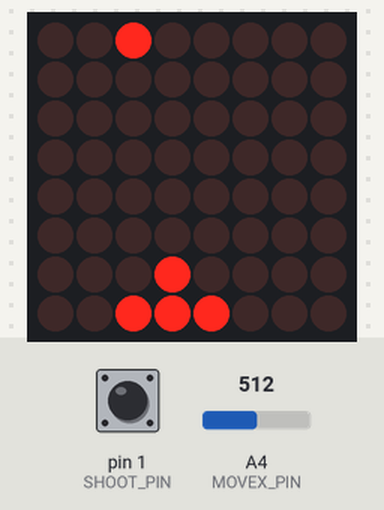
Bench run of a sketch on a simulated Arduino Uno, built with avr-gcc and run on an emulated ATmega328P. On the bench: 8×8 LED matrix. Wiring (inferred from the names in the program): LED matrix (orientation assumed): rows pin 10, pin 11, pin 12, pin 13, pin 14, pin 15, pin 16, pin 17; columns pin 2, pin 3, pin 4, pin 5, pin 6, pin 7, pin 8, pin 9. The test bench sets the inputs (shaded band); at power-on: pin 1 (SHOOT_PIN) HIGH, A4 (MOVEX_PIN) = 512.

Above: at 1.2 s.
1.3 s: pin 1 (SHOOT_PIN) pulled LOW for 3.2 s
At 3.1 s:
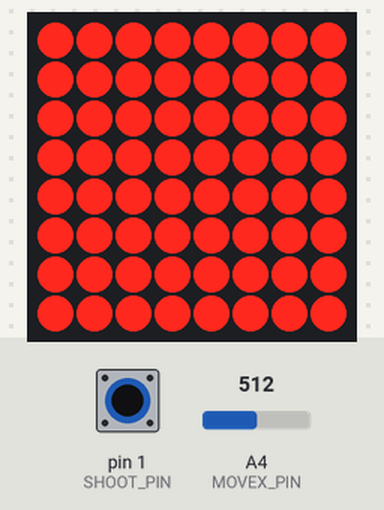
5.1 s: A4 (MOVEX_PIN) set to 633
8.1 s: A4 (MOVEX_PIN) set to 664
At 9.5 s:
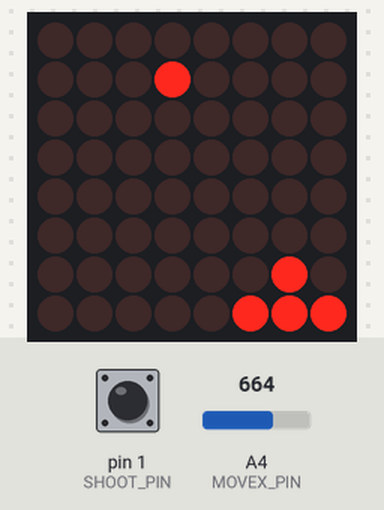
9.9 s: pin 1 (SHOOT_PIN) pulled LOW for 0.15 s
At 10.58 s:
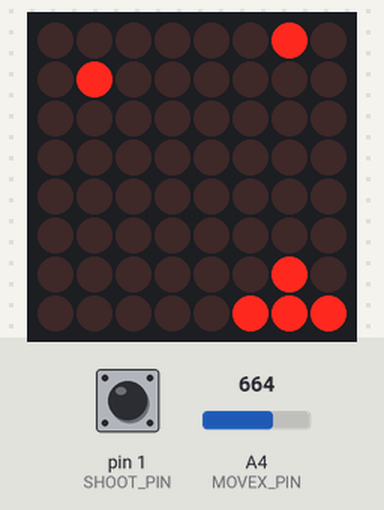
10.6 s: pin 1 (SHOOT_PIN) pulled LOW for 1 s
At 10.69 s:
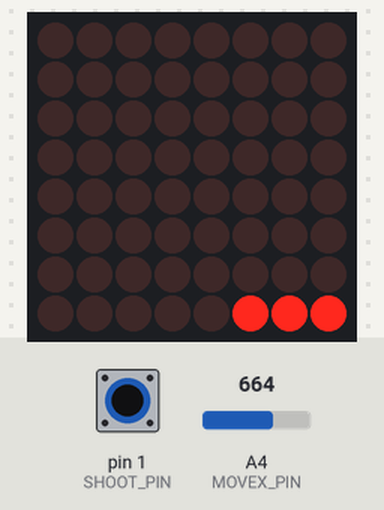
12.2 s: A4 (MOVEX_PIN) set to 368
15.2 s: A4 (MOVEX_PIN) set to 342
At 16.6 s:
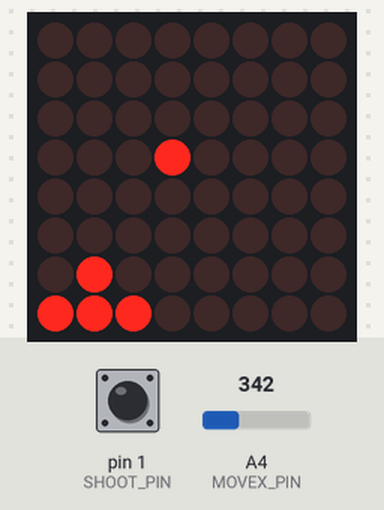

Measured:
- the behaviour switches between 650 and 651 on A4 (MOVEX_PIN) (found by bisection; images 1 and 2)
- the behaviour switches between 350 and 349 on A4 (MOVEX_PIN) (found by bisection; images 4 and 5)
- after the input at 1.3 s, the display: first changes after 0.06 s (image 1 shows a later state)
- after the input at 8.1 s, the display: first differs from a run without the input after 0.12 s (image 2 shows a later state)
- after the input at 9.9 s, the display: first changes after 0.06 s (image 3 shows a later state)
- after the input at 10.6 s, the display: changes at once (image 4)
- after the input at 15.2 s, the display: first differs from a run without the input after 0.12 s (image 5 shows a later state)

The sketch:

midtermProject2.ino
```cpp
/*
** 중간 프로젝트2 : 스페이스 인베이더 게임 **
*/

int rows[] = {-1, 10, 11, 12, 13, 14, 15, 16, 17}; // 행 핀 번호
int cols[] = {-2, 2, 3, 4, 5, 6, 7, 8, 9};         // 열 핀 번호

// 조이스틱 및 버튼 핀 설정
const int MOVEX_PIN = A4; // 조이스틱 X축 (좌우 이동 감지)
const int SHOOT_PIN = 1;  // 발사 버튼 핀 (INPUT_PULLUP 방식)

// 디스플레이 설정
const int REFRESH_DELAY = 1; // 1ms로 깜빡임 최소화

// 게임 상태 변수
int cannonPos = 4; // 대공포의 중앙 열 위치 (1~8 중간, 실제로는 3칸 차지)
int bulletX = -1, bulletY = -1;  // 포탄의 X 좌표, Y 좌표
bool isBulletFired = false;      // 포탄 발사 여부

// 외계인 (단일 개체)
int invaderX = 1, invaderY = 1; // 외계인의 X 좌표, Y 좌표
bool isInvaderAlive = true; // 외계인 생존 여부
int invaderDirection = 1;   // 외계인 이동 방향 (1: 오른쪽, -1: 왼쪽)

// 게임 타이머 (Millis 기반)
unsigned long cannonMoveTime = 0;        // 대공포 이동 시간 기록
unsigned long invaderMoveTime = 0;       // 외계인 좌우 이동 시간 기록
unsigned long bulletMoveTime = 0;        // 포탄 이동 시간 기록
unsigned long invaderLayerMoveTime = 0;  // 외계인이 아래로 내려오는 시간 기록

// 각 요소의 움직임 간격 설정 (ms)
const unsigned long cannonDelay = 100;  // 대공포 이동 속도
const unsigned long invaderDelay = 500; // 외계인 이동 속도
const unsigned long bulletDelay = 100;   // 포탄 이동 속도
const unsigned long invaderLayerDelay = 3500;  //외계인 내려오는 딜레이

// 함수 선언
void moveInvader();         // 외계인 이동 처리
void checkCollision();      // 포탄과 외계인의 충돌 감지
void resetGame();           // 게임 초기화
void allLedsON(long duration); // 모든 LED 점등 효과
void GameLogic();           // 게임 로직 처리
void displayGame();         // LED 매트릭스에 게임 화면 표시

void setup() {
  for(int i = 1; i < 9; i++){
    pinMode(rows[i], OUTPUT);
    pinMode(cols[i], OUTPUT);
    digitalWrite(rows[i], LOW);
    digitalWrite(cols[i], HIGH);
  }
  pinMode(SHOOT_PIN, INPUT_PULLUP); // 버튼 입력 설정
  resetGame(); // 게임 초기화
}

void loop() {
  displayGame(); // 화면 표시
  GameLogic();   // 게임 로직 실행
}

// 외계인 이동 처리
void moveInvader() {
  unsigned long currentMillis = millis(); // 현재 시간

  // 외계인이 열의 경계에 도달한 경우 : X축 이동 방향 반전
  if (invaderX >= 8) {
    invaderDirection = -1;
  }
  else if (invaderX <= 1) {
    invaderDirection = 1;
  }

  // 외계인의 위치 이동
  invaderX += invaderDirection;
  if(currentMillis - invaderLayerMoveTime >= invaderLayerDelay){
    invaderLayerMoveTime = currentMillis;
    invaderY++;
  }
}

// 포탄과 외계인의 충돌 감지
void checkCollision() {
  if (!isBulletFired) return;

  // 포탄과 외계인이 충돌한 경우(격추한 경우)
  if (isInvaderAlive && bulletX == invaderX && bulletY == invaderY) {
    isInvaderAlive = false; // 외계인 격추 처리

    // 포탄 발사 여부 및 좌표 초기화
    isBulletFired = false;
    bulletX = -1;
    bulletY = -1;

    allLedsON(2000); // 명중 시 모든 LED 점등 효과
    resetGame();     // 게임 재시작
  }
}

// 게임 초기화
void resetGame() {
  cannonPos = 4;
  invaderX = 1;
  invaderY = 1;
  invaderDirection = 1;
  isInvaderAlive = true;
  invaderLayerMoveTime = millis();
  isBulletFired = false;
  bulletX = -1;
  bulletY = -1;
}

// 모든 LED 점등 효과
void allLedsON(long duration) {
  unsigned long startTime = millis(); // 현재 시간

  for(int i = 1; i < 9; i++){
    digitalWrite(rows[i], HIGH);
    digitalWrite(cols[i], LOW);
  }

  // duration 시간 동안 LED 점등
  while (millis() - startTime < duration) {
    // 대기
  }

  for(int i = 1; i < 9; i++){
    digitalWrite(rows[i], LOW);
    digitalWrite(cols[i], HIGH);
  }
}

// 게임 로직 처리
void GameLogic() {
  unsigned long currentMillis = millis();

  // 대공포 이동
  if (currentMillis - cannonMoveTime >= cannonDelay) {
    cannonMoveTime = currentMillis;

    int xValue = analogRead(MOVEX_PIN);

    // 이동 범위 조정: 대포가 3칸이므로 중앙 cannonPos가 2~7 범위에 있어야 함
    if (xValue < 350) {
      if (cannonPos > 2) {
        cannonPos--;
      }
    }
    else if (xValue > 650) {
      if (cannonPos < 7) {
        cannonPos++;
      }
    }
  }

  // 포탄 발사
  if (digitalRead(SHOOT_PIN) == LOW && !isBulletFired) {
    delay(50);
    if (digitalRead(SHOOT_PIN) == LOW && !isBulletFired) {
      // 포탄은 대공포의 중앙 (cannonPos) 위, 즉 Y=7에서 발사
      bulletX = cannonPos; // 대공포 중앙에서 발사
      bulletY = 7;         // 대공포 위에서 시작
      isBulletFired = true;
    }
  }

  // 포탄 이동 및 충돌 감지
  if (currentMillis - bulletMoveTime >= bulletDelay) {
    bulletMoveTime = currentMillis;

    if (isBulletFired) {
      checkCollision(); // 충돌 여부 확인

      if (isBulletFired) {
        bulletY--; // 충돌이 없으면 계속 이동

        // 화면 밖으로 나가면 비활성화
        if (bulletY < 1) {
          isBulletFired = false;
          bulletX = -1;
          bulletY = -1;
        }
      }
    }

    // 외계인을 격추하지 못해, 포신 행에 도달한 경우
    if(invaderY == 7){
      allLedsON(2000); // 모든 LED 점등 효과
      resetGame();     // 게임 재시작
    }
  }

  // 외계인 이동 처리
  if (isInvaderAlive && currentMillis - invaderMoveTime >= invaderDelay) {
    invaderMoveTime = currentMillis;
    moveInvader();
  }
}

// LED 매트릭스에 게임 화면 표시
void displayGame() {
  for (int i = 1; i < 9; i++) {

    // 모든 핀 비활성화 (화면 지우기)
    for(int j = 1; j < 9; j++) {
      for (int k = 1; k < 9; k++){
        digitalWrite(rows[j], LOW);
        digitalWrite(cols[k], HIGH);
      }
    }

    // 현재 행 활성화
    digitalWrite(rows[i], HIGH);

    int y = i; // 현재 행 좌표 (1-8)

    for (int j = 1; j < 9; j++) {
      int x = j; // 현재 열 좌표 (1-8)
      bool shouldLight = false;

      // 외계인 그리기 (Y=1 고정)
      if (isInvaderAlive && y == invaderY && x == invaderX) {
        shouldLight = true;
      }

      // 대공포 및 포신 그리기
      // 대공포 본체 (Y=8, 3칸)
      if (y == 8) {
        // cannonPos-1, cannonPos, cannonPos+1 위치 켜기
        if (x >= cannonPos - 1 && x <= cannonPos + 1) {
          shouldLight = true;
        }
      }
      // 포신 (Y=7, 중앙 1칸)
      else if (y == 7) {
        // cannonPos 위치 켜기
        if (x == cannonPos) {
          shouldLight = true;
        }
      }

      // 포탄 그리기
      if (isBulletFired && x == bulletX && y == bulletY) {
        shouldLight = true;
      }

      // 열 핀 제어
      digitalWrite(cols[j], shouldLight ? LOW : HIGH);
    }

    delay(REFRESH_DELAY);
  }
}
```
